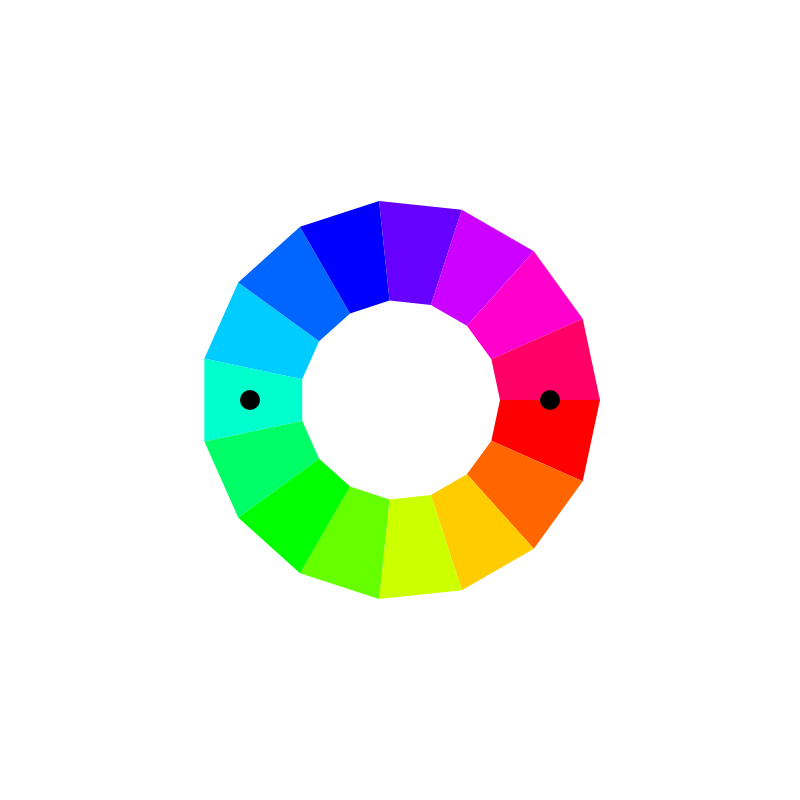
Frame 1 (no input)
Frame 60 (no input): identical to frame 1, image omitted
Frame 120 (the mouse pressed at the canvas centre since frame 60): identical to frame 1, image omitted

The p5.js sketch that drew this single still picture (run headless with seeded random() and noise() and a simulated clock; from frame 60 on, the mouse is pressed at the canvas centre):

// p5.js sketch
// ── sketch.js
// Complimentary Color
// Mouse position changes base hue value. Two squares show complementary colors (base, base + 180).
// extended from Rune Madsen's Color Scheme Complimentary Example :https://printingcode.runemadsen.com/examples/color/scheme_complementary/index.html

let innerRadius = 100; // hole size
let outerRadius = 200; // hole size
let baseHue = 0;
let saturation = 0;

let steps = 360/15; // resolution

function setup() {
  createCanvas(800, 800);
  colorMode(HSB, 360, 100, 100);
  noStroke();
}

function draw() {
  background(100);
  drawRing();

  // Map mouseX to hue (0–360)
  // let baseHue = map(mouseX, 0, width, 0, 360);
  baseHue = (baseHue + 360) % 360; // ensure baseHue stays within 0-359 range

  let squareWidth = width/2;

  // Square 1: base hue
  fill((baseHue + 0) % 360, saturation, 100);
  rect(0, 0, squareWidth, height/4);
  drawColorPosition(baseHue);

  // Square 2: base + 30
  fill((baseHue + 180) % 360, saturation, 100);
  rect(squareWidth, 0, squareWidth, height/4);
  drawColorPosition(baseHue + 180);
}


function drawColorPosition(hue){
  push();
  translate(width / 2, height / 2); 
  let x1 = cos(radians(hue)) * (innerRadius+(outerRadius-innerRadius)/2);
  let y1 = sin(radians(hue)) * (innerRadius+(outerRadius-innerRadius)/2);
  fill(0);
  ellipse(x1, y1, 20,20);
  pop();
}

function drawRing(){
  push();
  translate(width / 2, height / 2); // center of canvas

  

  for (let angle = 0; angle < 360; angle+=steps) {
    let nextAngle = angle + steps;

    // Outer edge points
    let x1 = cos(radians(angle)) * outerRadius;
    let y1 = sin(radians(angle)) * outerRadius;
    let x2 = cos(radians(nextAngle)) * outerRadius;
    let y2 = sin(radians(nextAngle)) * outerRadius;

    // Inner edge points
    let x3 = cos(radians(nextAngle)) * innerRadius;
    let y3 = sin(radians(nextAngle)) * innerRadius;
    let x4 = cos(radians(angle)) * innerRadius;
    let y4 = sin(radians(angle)) * innerRadius;

    fill(angle, 100, 100);
    quad(x1, y1, x2, y2, x3, y3, x4, y4);
   
  }
  pop();

}

function mouseWheel(event){
  // console.log(event.delta);
  // baseHue += event.delta;
  baseHue += event.delta * 0.05;    // AI help: slow down hue change with reduced sensitivity
  // baseHue = Math.round(baseHue%360);
  // console.log(baseHue);
}

function mouseDragged(){
  saturation = map(mouseY, 0, height, 0, 100);
  // fill((baseHue + 0) % 360, saturation, 100);
}
